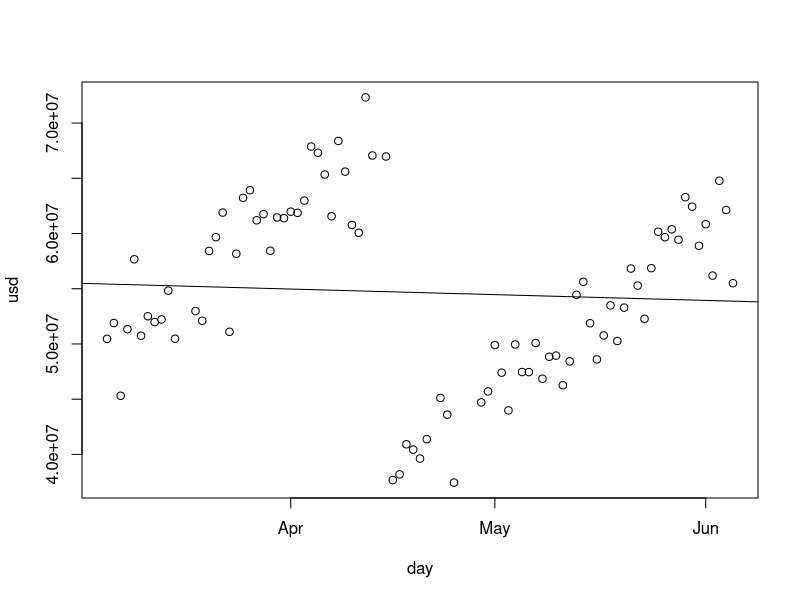

The R script that drew this image:
#!/usr/bin/Rscript

duinfo <- read.table('duinfospike.dat',
		colClasses=c("Date","numeric"),
		col.names=c("day","usd"))
attach(duinfo)
model <- lm(usd ~ day)

png('lmplotspike.png')
plot(usd ~ day)
abline(model)

